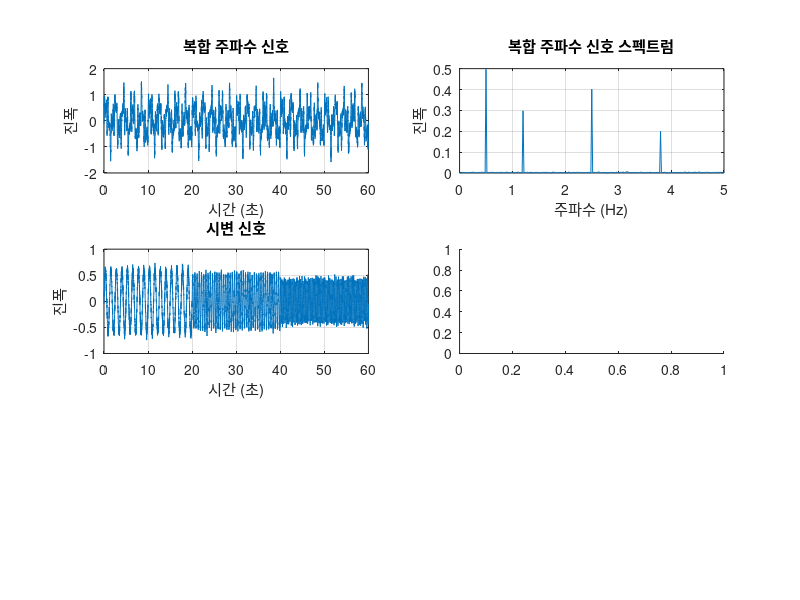

This chart was generated by the following MATLAB code: (Note: this script raises an error after producing the figure.)
%% 예제 신호 CSV 파일 생성
% 테스트용 신호를 생성하여 CSV 파일로 저장
clear all; close all; clc;

%% 1. 신호 생성 파라미터
fs = 100;  % 샘플링 주파수 (Hz)
duration = 60;  % 신호 길이 (초)
t = 0:1/fs:duration-1/fs;

%% 2. 다양한 테스트 신호 생성
% 2.1 복합 주파수 신호
signal1 = 0.5*sin(2*pi*0.5*t) + ...    % 0.5 Hz
          0.3*sin(2*pi*1.2*t) + ...    % 1.2 Hz
          0.4*sin(2*pi*2.5*t) + ...    % 2.5 Hz
          0.2*sin(2*pi*3.8*t) + ...    % 3.8 Hz
          0.1*randn(size(t));          % 잡음

% 2.2 시변 신호
signal2 = zeros(size(t));
for i = 1:length(t)
    if t(i) < 20
        signal2(i) = 0.6*sin(2*pi*0.8*t(i));
    elseif t(i) < 40
        signal2(i) = 0.5*sin(2*pi*2.0*t(i));
    else
        signal2(i) = 0.4*sin(2*pi*3.5*t(i));
    end
end
signal2 = signal2 + 0.05*randn(size(t));

% 2.3 주파수 변조 신호 (Chirp)
f0 = 0.5; f1 = 3.5;
signal3 = chirp(t, f0, duration, f1) + 0.1*randn(size(t));

%% 3. CSV 파일로 저장
% 형식: 시간, 신호값
data1 = [t', signal1'];
data2 = [t', signal2'];
data3 = [t', signal3'];

% CSV 파일 저장
csvwrite('test_signal_complex.csv', data1);
csvwrite('test_signal_timevarying.csv', data2);
csvwrite('test_signal_chirp.csv', data3);

% 헤더가 있는 버전도 생성
fid = fopen('test_signal_with_header.csv', 'w');
fprintf(fid, 'Time(s),Signal\n');
for i = 1:length(t)
    fprintf(fid, '%.4f,%.6f\n', t(i), signal1(i));
end
fclose(fid);

%% 4. 생성된 신호 확인
figure('Position', [100, 100, 1200, 800]);

subplot(3,2,1);
plot(t, signal1);
xlabel('시간 (초)');
ylabel('진폭');
title('복합 주파수 신호');
grid on;

subplot(3,2,2);
Y1 = fft(signal1);
f = fs*(0:(length(signal1)/2))/length(signal1);
P1 = abs(Y1/length(signal1));
P1 = P1(1:length(signal1)/2+1);
P1(2:end-1) = 2*P1(2:end-1);
plot(f, P1);
xlabel('주파수 (Hz)');
ylabel('진폭');
title('복합 주파수 신호 스펙트럼');
xlim([0, 5]);
grid on;

subplot(3,2,3);
plot(t, signal2);
xlabel('시간 (초)');
ylabel('진폭');
title('시변 신호');
grid on;

subplot(3,2,4);
spectrogram(signal2, hamming(256), 250, 512, fs, 'yaxis');
title('시변 신호 스펙트로그램');
ylim([0, 5]);

subplot(3,2,5);
plot(t, signal3);
xlabel('시간 (초)');
ylabel('진폭');
title('주파수 변조 신호 (Chirp)');
grid on;

subplot(3,2,6);
spectrogram(signal3, hamming(256), 250, 512, fs, 'yaxis');
title('Chirp 신호 스펙트로그램');
ylim([0, 5]);

fprintf('CSV 파일이 생성되었습니다:\n');
fprintf('1. test_signal_complex.csv - 복합 주파수 신호\n');
fprintf('2. test_signal_timevarying.csv - 시변 신호\n');
fprintf('3. test_signal_chirp.csv - 주파수 변조 신호\n');
fprintf('4. test_signal_with_header.csv - 헤더가 있는 복합 주파수 신호\n');